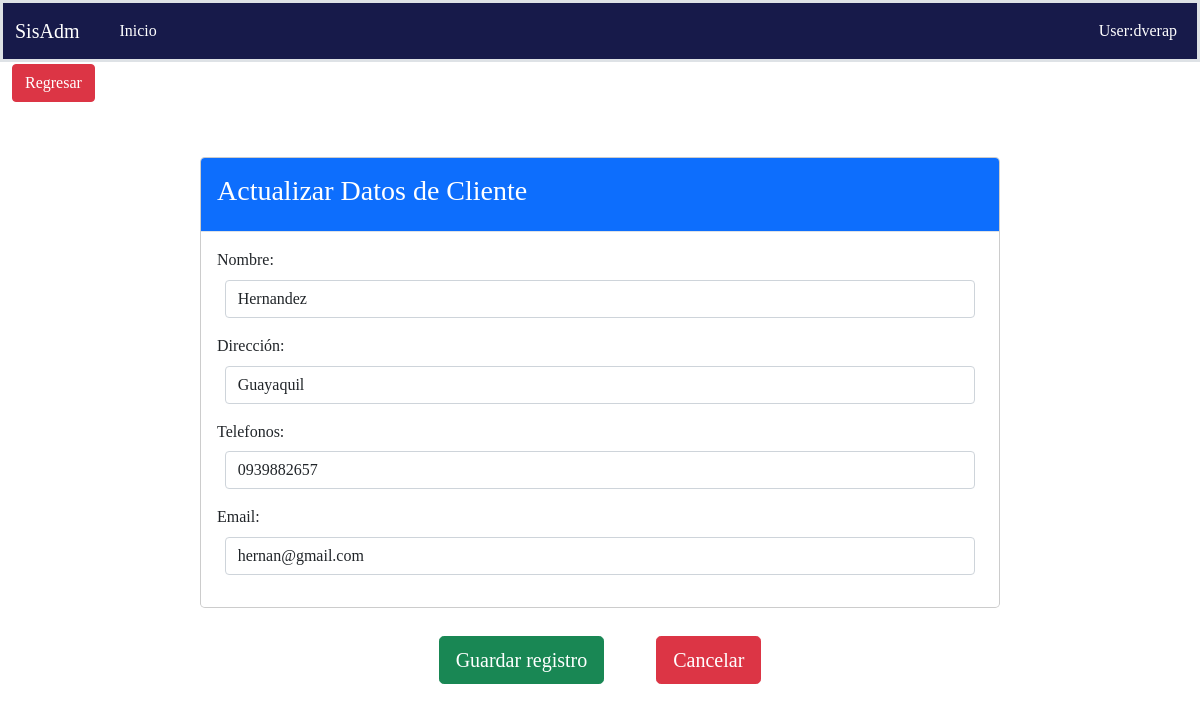
The app's page /cuenta_cobrar/editar_cliente/4 with its own data.
### Aplicacion/cuenta_cobrar/models.py (models this page shows, shortened)
class Cliente(models.Model):
    nombre = models.CharField(max_length=200, unique=True)
    direccion = models.CharField(max_length=200, blank=True, null=True, verbose_name='Dirección')
    telefonos = models.CharField(max_length=50, blank=True, null=True)
    email = models.CharField(max_length=100,unique=True)

### Aplicacion/cuenta_cobrar/views/cliente/views.py (the view)
# urls.py: path('editar_cliente/<int:pk>', ActualizarCliente.as_view(), name="editar_cliente"),
class ActualizarCliente(UpdateView):
    model = Cliente
    template_name = "cliente/editar_cliente.html"
    success_url = reverse_lazy('cuenta_cobrar:detalle_cliente')
    form_class = Clientes
    def get_context_data(self, **kwargs):
        context = super().get_context_data(**kwargs)
        context['action_save'] = self.request.path
        context['titulo'] = 'Actualizar Datos de Cliente'
        context['url_anterior'] = '/cuenta_cobrar/detalle_cliente'
        context['listar_url'] = '/cuenta_cobrar/detalle_cliente'
        return context

### Aplicacion/cuenta_cobrar/forms.py
class Clientes(ModelForm):
    def __init__(self, *args, **kwargs):
        super().__init__(*args, **kwargs)
        for form in self.visible_fields():
            form.field.widget.attrs['class'] = 'form-control'
            form.field.widget.attrs['autocomplete'] = 'off'
    class Meta:
        model = Cliente
        fields = '__all__'
        widgets = {
          'telefonos': forms.NumberInput(attrs={'placerholder': 'Ingrese su número de teléfono'}),
          'fecha': forms.DateInput(
                         format=('%Y-%m-%d'),
                         attrs={'class': 'form-control', 'type': 'date'}
          ),
        }

### Aplicacion/cuenta_cobrar/templates/cliente/editar_cliente.html (shortened to what this page needs)
{% extends 'formulario.html' %}
{% load static %}
{% block controls %}
        {{ form.as_p }}
{% endblock %}

### static/css/estilo.css (style rules this page uses)
body { background-color:black; background-image: radial-gradient(#6e6c6c, rgba(245, 248, 245, 0.2) 2px, transparent 40px), radial-gradient(white, rgba(255,255,255,.15) 1px, transparent 30px), radial-gradient(white, rgba(255,255,255,.1) 2px, transparent 40px), radial-gradient(rgba(255,255,255,.4), rgba(255,255,255,.1) 2px, transparent 30px); background-size: 550px 550px, 350px 350px, 250px 250px, 150px 150px; background-position: 0 0, 40px 60px, 130px 270px, 70px 100px; color: #171a4a; }

### static/css/diseño.css (style rules this page uses)
body { font-family: "Droid Sans Mono Slashed"; }
.form-control { display:block; width: 98%; margin: 1%; }

### records on screen
Cliente: nombre "Hernandez", direccion "Guayaquil", telefonos "0939882657", email "hernan@gmail.com"

### other values on screen
{{ titulo }} "Actualizar Datos de Cliente"
